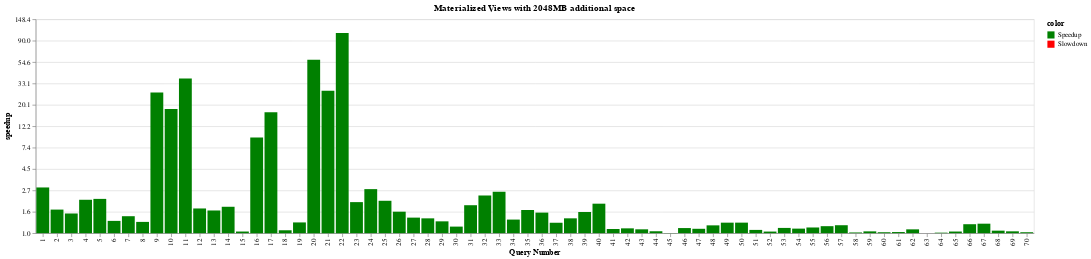

This figure's notebook cell:
### Code cell
chart = plot_speedup("Materialized Views", mat_view, 32)
chart

### Figure 1 — Vega-Lite specification as saved in the notebook (floating-point values rounded to 4 significant figures)
{"$schema": "https://vega.github.io/schema/vega-lite/v4.17.0.json", "config": {"view": {"continuousHeight": 300, "continuousWidth": 400}}, "data": {"name": "data-90944ba3bb29bb32af58c73c74251cda"}, "datasets": {"data-90944ba3bb29bb32af58c73c74251cda": [{"budget": 32, "color": "Speedup", "expt_name": "mat_view", "log_speedup": 1.068, "query_name": "query1", "query_num": 1, "running_time": 0.01648, "speedup": 2.91}, {"budget": 32, "color": "Speedup", "expt_name": "mat_view", "log_speedup": 0.5509, "query_name": "query2", "query_num": 2, "running_time": 0.0129, "speedup": 1.735}, {"budget": 32, "color": "Speedup", "expt_name": "mat_view", "log_speedup": 0.4597, "query_name": "query3", "query_num": 3, "running_time": 0.01539, "speedup": 1.584}, {"budget": 32, "color": "Speedup", "expt_name": "mat_view", "log_speedup": 0.7803, "query_name": "query4", "query_num": 4, "running_time": 0.01372, "speedup": 2.182}, {"budget": 32, "color": "Speedup", "expt_name": "mat_view", "log_speedup": 0.801, "query_name": "query5", "query_num": 5, "running_time": 0.04316, "speedup": 2.228}, {"budget": 32, "color": "Speedup", "expt_name": "mat_view", "log_speedup": 0.2867, "query_name": "query6", "query_num": 6, "running_time": 1.127, "speedup": 1.332}, {"budget": 32, "color": "Speedup", "expt_name": "mat_view", "log_speedup": 0.3961, "query_name": "query7", "query_num": 7, "running_time": 0.3889, "speedup": 1.486}, {"budget": 32, "color": "Speedup", "expt_name": "mat_view", "log_speedup": 0.2631, "query_name": "query8", "query_num": 8, "running_time": 2.337, "speedup": 1.301}, {"budget": 32, "color": "Speedup", "expt_name": "mat_view", "log_speedup": 3.285, "query_name": "query9", "query_num": 9, "running_time": 0.007486, "speedup": 26.72}, {"budget": 32, "color": "Speedup", "expt_name": "mat_view", "log_speedup": 2.901, "query_name": "query10", "query_num": 10, "running_time": 0.007388, "speedup": 18.19}, {"budget": 32, "color": "Speedup", "expt_name": "mat_view", "log_speedup": 3.614, "query_name": "query11", "query_num": 11, "running_time": 0.007286, "speedup": 37.11}, {"budget": 32, "color": "Speedup", "expt_name": "mat_view", "log_speedup": 0.5771, "query_name": "query12", "query_num": 12, "running_time": 0.4247, "speedup": 1.781}, {"budget": 32, "color": "Speedup", "expt_name": "mat_view", "log_speedup": 0.5301, "query_name": "query13", "query_num": 13, "running_time": 0.275, "speedup": 1.699}, {"budget": 32, "color": "Speedup", "expt_name": "mat_view", "log_speedup": 0.6167, "query_name": "query14", "query_num": 14, "running_time": 0.5745, "speedup": 1.853}, {"budget": 32, "color": "Speedup", "expt_name": "mat_view", "log_speedup": 0.03788, "query_name": "query15", "query_num": 15, "running_time": 0.308, "speedup": 1.039}, {"budget": 32, "color": "Speedup", "expt_name": "mat_view", "log_speedup": 2.237, "query_name": "query16", "query_num": 16, "running_time": 0.04792, "speedup": 9.365}, {"budget": 32, "color": "Speedup", "expt_name": "mat_view", "log_speedup": 2.827, "query_name": "query17", "query_num": 17, "running_time": 0.02522, "speedup": 16.9}, {"budget": 32, "color": "Speedup", "expt_name": "mat_view", "log_speedup": 0.06736, "query_name": "query18", "query_num": 18, "running_time": 0.3082, "speedup": 1.07}, {"budget": 32, "color": "Speedup", "expt_name": "mat_view", "log_speedup": 0.2507, "query_name": "query19", "query_num": 19, "running_time": 3.974, "speedup": 1.285}, {"budget": 32, "color": "Speedup", "expt_name": "mat_view", "log_speedup": 4.055, "query_name": "query20", "query_num": 20, "running_time": 0.01983, "speedup": 57.69}, {"budget": 32, "color": "Speedup", "expt_name": "mat_view", "log_speedup": 3.326, "query_name": "query21", "query_num": 21, "running_time": 0.01981, "speedup": 27.83}, {"budget": 32, "color": "Speedup", "expt_name": "mat_view", "log_speedup": 4.677, "query_name": "query22", "query_num": 22, "running_time": 0.01997, "speedup": 107.5}, {"budget": 32, "color": "Speedup", "expt_name": "mat_view", "log_speedup": 0.7255, "query_name": "query23", "query_num": 23, "running_time": 0.872, "speedup": 2.066}, {"budget": 32, "color": "Speedup", "expt_name": "mat_view", "log_speedup": 1.029, "query_name": "query24", "query_num": 24, "running_time": 0.4788, "speedup": 2.799}, {"budget": 32, "color": "Speedup", "expt_name": "mat_view", "log_speedup": 0.7568, "query_name": "query25", "query_num": 25, "running_time": 0.1088, "speedup": 2.131}, {"budget": 32, "color": "Speedup", "expt_name": "mat_view", "log_speedup": 0.5017, "query_name": "query26", "query_num": 26, "running_time": 0.4223, "speedup": 1.652}, {"budget": 32, "color": "Speedup", "expt_name": "mat_view", "log_speedup": 0.3631, "query_name": "query27", "query_num": 27, "running_time": 0.2044, "speedup": 1.438}, {"budget": 32, "color": "Speedup", "expt_name": "mat_view", "log_speedup": 0.346, "query_name": "query28", "query_num": 28, "running_time": 0.6647, "speedup": 1.413}, {"budget": 32, "color": "Speedup", "expt_name": "mat_view", "log_speedup": 0.2761, "query_name": "query29", "query_num": 29, "running_time": 0.3862, "speedup": 1.318}, {"budget": 32, "color": "Speedup", "expt_name": "mat_view", "log_speedup": 0.1531, "query_name": "query30", "query_num": 30, "running_time": 2.565, "speedup": 1.165}, {"budget": 32, "color": "Speedup", "expt_name": "mat_view", "log_speedup": 0.653, "query_name": "query31", "query_num": 31, "running_time": 0.01904, "speedup": 1.921}, {"budget": 32, "color": "Speedup", "expt_name": "mat_view", "log_speedup": 0.8804, "query_name": "query32", "query_num": 32, "running_time": 0.02104, "speedup": 2.412}, {"budget": 32, "color": "Speedup", "expt_name": "mat_view", "log_speedup": 0.9677, "query_name": "query33", "query_num": 33, "running_time": 0.4343, "speedup": 2.632}, {"budget": 32, "color": "Speedup", "expt_name": "mat_view", "log_speedup": 0.3174, "query_name": "query34", "query_num": 34, "running_time": 0.1842, "speedup": 1.374}, {"budget": 32, "color": "Speedup", "expt_name": "mat_view", "log_speedup": 0.5411, "query_name": "query35", "query_num": 35, "running_time": 0.03057, "speedup": 1.718}, {"budget": 32, "color": "Speedup", "expt_name": "mat_view", "log_speedup": 0.4802, "query_name": "query36", "query_num": 36, "running_time": 0.2197, "speedup": 1.616}, {"budget": 32, "color": "Speedup", "expt_name": "mat_view", "log_speedup": 0.2432, "query_name": "query37", "query_num": 37, "running_time": 0.6091, "speedup": 1.275}, {"budget": 32, "color": "Speedup", "expt_name": "mat_view", "log_speedup": 0.3465, "query_name": "query38", "query_num": 38, "running_time": 0.06014, "speedup": 1.414}, {"budget": 32, "color": "Speedup", "expt_name": "mat_view", "log_speedup": 0.4942, "query_name": "query39", "query_num": 39, "running_time": 0.1739, "speedup": 1.639}, {"budget": 32, "color": "Speedup", "expt_name": "mat_view", "log_speedup": 0.6889, "query_name": "query40", "query_num": 40, "running_time": 0.1205, "speedup": 1.991}, {"budget": 32, "color": "Speedup", "expt_name": "mat_view", "log_speedup": 0.09682, "query_name": "query41", "query_num": 41, "running_time": 3.957, "speedup": 1.102}, {"budget": 32, "color": "Speedup", "expt_name": "mat_view", "log_speedup": 0.1123, "query_name": "query42", "query_num": 42, "running_time": 1.647, "speedup": 1.119}, {"budget": 32, "color": "Speedup", "expt_name": "mat_view", "log_speedup": 0.08965, "query_name": "query43", "query_num": 43, "running_time": 4.853, "speedup": 1.094}, {"budget": 32, "color": "Speedup", "expt_name": "mat_view", "log_speedup": 0.04436, "query_name": "query44", "query_num": 44, "running_time": 0.7849, "speedup": 1.045}, {"budget": 32, "color": "Speedup", "expt_name": "mat_view", "log_speedup": 0.002883, "query_name": "query45", "query_num": 45, "running_time": 0.6616, "speedup": 1.003}, {"budget": 32, "color": "Speedup", "expt_name": "mat_view", "log_speedup": 0.119, "query_name": "query46", "query_num": 46, "running_time": 0.6973, "speedup": 1.126}, {"budget": 32, "color": "Speedup", "expt_name": "mat_view", "log_speedup": 0.1019, "query_name": "query47", "query_num": 47, "running_time": 1.46, "speedup": 1.107}, {"budget": 32, "color": "Speedup", "expt_name": "mat_view", "log_speedup": 0.1823, "query_name": "query48", "query_num": 48, "running_time": 0.9924, "speedup": 1.2}, {"budget": 32, "color": "Speedup", "expt_name": "mat_view", "log_speedup": 0.2452, "query_name": "query49", "query_num": 49, "running_time": 2.706, "speedup": 1.278}, {"budget": 32, "color": "Speedup", "expt_name": "mat_view", "log_speedup": 0.2458, "query_name": "query50", "query_num": 50, "running_time": 1.885, "speedup": 1.279}, {"budget": 32, "color": "Speedup", "expt_name": "mat_view", "log_speedup": 0.07594, "query_name": "query51", "query_num": 51, "running_time": 4.734, "speedup": 1.079}, {"budget": 32, "color": "Speedup", "expt_name": "mat_view", "log_speedup": 0.03701, "query_name": "query52", "query_num": 52, "running_time": 2.827, "speedup": 1.038}, {"budget": 32, "color": "Speedup", "expt_name": "mat_view", "log_speedup": 0.1223, "query_name": "query53", "query_num": 53, "running_time": 0.147, "speedup": 1.13}, {"budget": 32, "color": "Speedup", "expt_name": "mat_view", "log_speedup": 0.1059, "query_name": "query54", "query_num": 54, "running_time": 0.17, "speedup": 1.112}, {"budget": 32, "color": "Speedup", "expt_name": "mat_view", "log_speedup": 0.1325, "query_name": "query55", "query_num": 55, "running_time": 0.1835, "speedup": 1.142}, {"budget": 32, "color": "Speedup", "expt_name": "mat_view", "log_speedup": 0.1631, "query_name": "query56", "query_num": 56, "running_time": 0.5869, "speedup": 1.177}, {"budget": 32, "color": "Speedup", "expt_name": "mat_view", "log_speedup": 0.1854, "query_name": "query57", "query_num": 57, "running_time": 0.5428, "speedup": 1.204}, {"budget": 32, "color": "Speedup", "expt_name": "mat_view", "log_speedup": 0.01603, "query_name": "query58", "query_num": 58, "running_time": 27.19, "speedup": 1.016}, {"budget": 32, "color": "Speedup", "expt_name": "mat_view", "log_speedup": 0.04175, "query_name": "query59", "query_num": 59, "running_time": 0.1881, "speedup": 1.043}, {"budget": 32, "color": "Speedup", "expt_name": "mat_view", "log_speedup": 0.02114, "query_name": "query60", "query_num": 60, "running_time": 170.6, "speedup": 1.021}, {"budget": 32, "color": "Speedup", "expt_name": "mat_view", "log_speedup": 0.02577, "query_name": "query61", "query_num": 61, "running_time": 9.756, "speedup": 1.026}, {"budget": 32, "color": "Speedup", "expt_name": "mat_view", "log_speedup": 0.08903, "query_name": "query62", "query_num": 62, "running_time": 1.224, "speedup": 1.093}, {"budget": 32, "color": "Speedup", "expt_name": "mat_view", "log_speedup": 0, "query_name": "query63", "query_num": 63, "running_time": 2.888, "speedup": 1}, {"budget": 32, "color": "Speedup", "expt_name": "mat_view", "log_speedup": 0.01145, "query_name": "query64", "query_num": 64, "running_time": 2.116, "speedup": 1.012}, {"budget": 32, "color": "Speedup", "expt_name": "mat_view", "log_speedup": 0.03773, "query_name": "query65", "query_num": 65, "running_time": 0.1575, "speedup": 1.038}, {"budget": 32, "color": "Speedup", "expt_name": "mat_view", "log_speedup": 0.209, "query_name": "query66", "query_num": 66, "running_time": 0.8361, "speedup": 1.232}, {"budget": 32, "color": "Speedup", "expt_name": "mat_view", "log_speedup": 0.2213, "query_name": "query67", "query_num": 67, "running_time": 0.6924, "speedup": 1.248}, {"budget": 32, "color": "Speedup", "expt_name": "mat_view", "log_speedup": 0.05831, "query_name": "query68", "query_num": 68, "running_time": 0.2581, "speedup": 1.06}, {"budget": 32, "color": "Speedup", "expt_name": "mat_view", "log_speedup": 0.04252, "query_name": "query69", "query_num": 69, "running_time": 0.177, "speedup": 1.043}, {"budget": 32, "color": "Speedup", "expt_name": "mat_view", "log_speedup": 0.0213, "query_name": "query70", "query_num": 70, "running_time": 5.138, "speedup": 1.022}]}, "encoding": {"color": {"field": "color", "scale": {"domain": ["Speedup", "Slowdown"], "range": ["green", "red"]}, "type": "nominal"}, "x": {"axis": {"title": "Query Number"}, "field": "query_num", "type": "ordinal"}, "y": {"axis": {"format": ",.0f", "labelExpr": "format(exp(datum.value),',.1f')", "title": "speedup"}, "field": "log_speedup", "type": "quantitative"}}, "mark": "bar", "title": {"text": "Materialized Views with 2048MB additional space"}}
